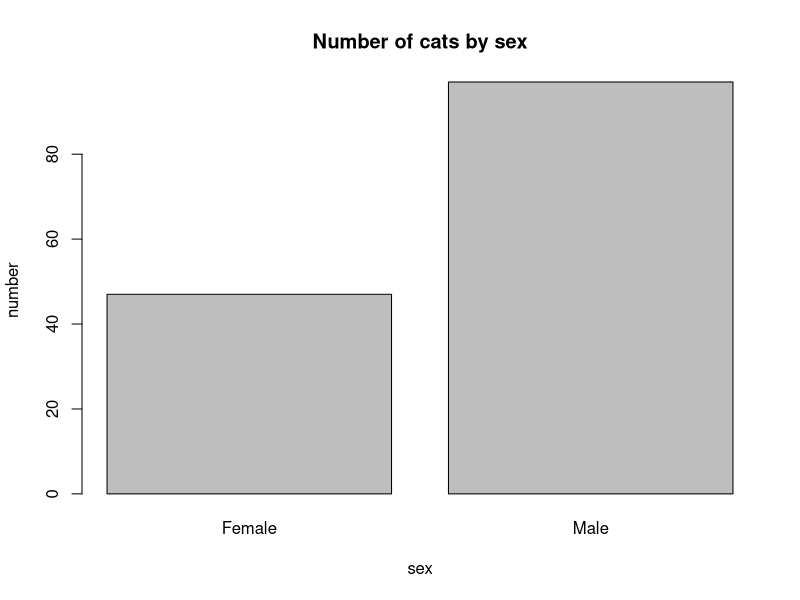
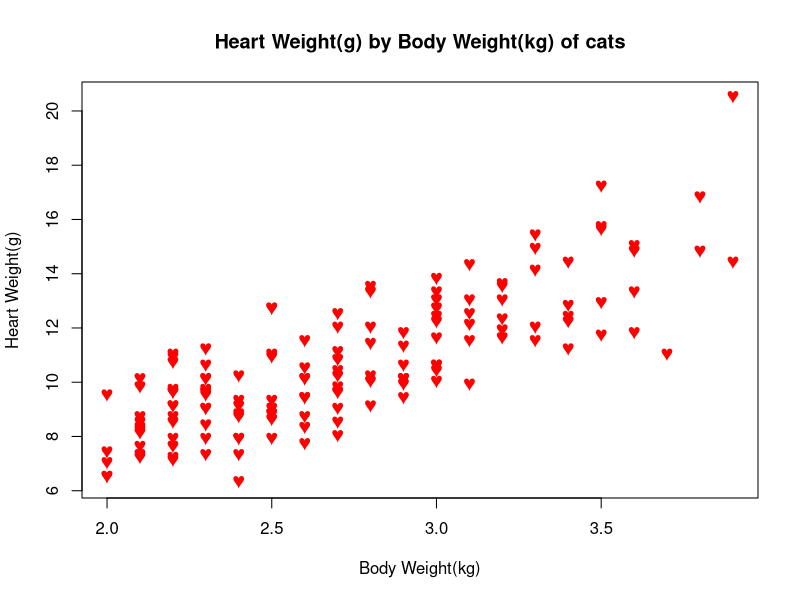

Write the R code that produced these figures, in order.
library(MASS)
str(cats)
s <- summary(cats)

bdata <- c(47, 97)
names(bdata) <- c("Female","Male")
barplot(bdata, main = "Number of cats by sex", xlab = "sex", ylab = "number")

plot(cats$Bwt,cats$Hwt,xlab = "Body Weight(kg)",ylab = "Heart Weight(g)"
     ,main = "Heart Weight(g) by Body Weight(kg) of cats",col = "red"
     ,xlim = c(min(cats$Bwt),max(cats$Bwt)), ylim = c(min(cats$Hwt), max(cats$Hwt))
     , pch = "♥"
     )